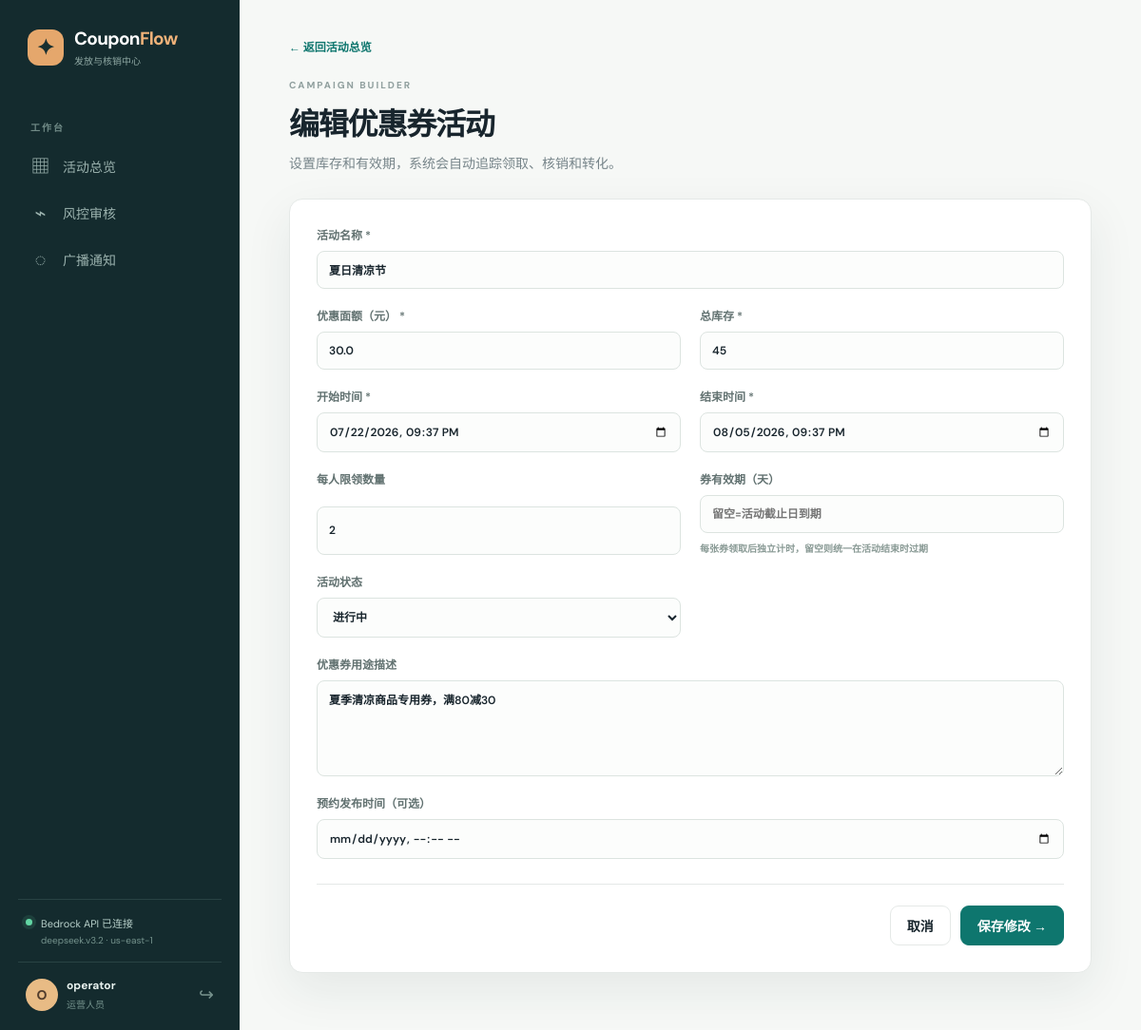
Page /operator/campaigns/2/edit (signed in) on the committed database.
### app/models.py (models this page shows, shortened)
class User(UserMixin, db.Model):
    __tablename__ = 'users'
    id = db.Column(db.Integer, primary_key=True)
    username = db.Column(db.String(80), unique=True, nullable=False, index=True)
    password_hash = db.Column(db.String(256), nullable=False)
    role = db.Column(db.String(20), nullable=False, default='user')  # operator, user, verifier, admin
    phone = db.Column(db.String(20), default='')
    age = db.Column(db.Integer, nullable=True)
    gender = db.Column(db.String(10), default='')
    hobbies = db.Column(db.String(200), default='')
    occupation = db.Column(db.String(100), default='')
    points = db.Column(db.Integer, default=0)
    last_login = db.Column(db.DateTime, default=datetime.now)
    created_at = db.Column(db.DateTime, default=datetime.now)
    coupons = db.relationship('Coupon', backref='owner', lazy='dynamic',
                              foreign_keys='Coupon.user_id')
    @property
    def password(self):
        raise AttributeError('password is not readable')

class Campaign(db.Model):
    __tablename__ = 'campaigns'
    id = db.Column(db.Integer, primary_key=True)
    name = db.Column(db.String(200), nullable=False)
    amount = db.Column(db.Float, nullable=False, default=0.0)
    stock = db.Column(db.Integer, nullable=False, default=0)
    initial_stock = db.Column(db.Integer, nullable=False, default=0)
    start_date = db.Column(db.DateTime, nullable=False)
    end_date = db.Column(db.DateTime, nullable=False)
    per_user_limit = db.Column(db.Integer, nullable=False, default=1)
    description = db.Column(db.Text, default='')
    status = db.Column(db.String(20), nullable=False, default='draft')  # draft, active, expired, cancelled
    is_scheduled = db.Column(db.Boolean, default=False)
    scheduled_time = db.Column(db.DateTime, nullable=True)
    coupon_validity_days = db.Column(db.Integer, nullable=True)  # days coupon is valid after claim; NULL = use campaign end_date
    created_by = db.Column(db.Integer, db.ForeignKey('users.id'), nullable=False)
    created_at = db.Column(db.DateTime, default=datetime.now)
    creator = db.relationship('User', backref='campaigns_created', foreign_keys=[created_by])
    coupons = db.relationship('Coupon', backref='campaign', lazy='dynamic')

### app/operator.py (the view, shortened to what this page needs)
@operator_bp.route('/campaigns/<int:campaign_id>/edit', methods=['GET', 'POST'])
def edit_campaign(campaign_id):
    campaign = Campaign.query.get_or_404(campaign_id)
    return render_template('operator/campaign_form.html',
                         campaign=campaign, is_edit=True)

### app/__init__.py (called while the page is built)
@login_manager.user_loader
def load_user(user_id):
    from app.models import User
    return User.query.get(int(user_id))

### app/ai_service.py (called while the page is built, shortened)
    @property
    def status(self) -> dict:
        if self.api_key:
            return {
                'mode': 'bedrock_api',
                'label': 'Bedrock API',
                'connected': True,
                'model': self.model_id,
                'region': self.region,
            }

### app/operator.py (called while the page is built)
@operator_bp.before_request
@login_required
@operator_required
def before_request():
    pass

### templates/operator/campaign_form.html
{% extends 'base.html' %}{% block title %}{{ '编辑活动' if is_edit else '创建活动' }} · CouponFlow{% endblock %}{% block content %}<div class="narrow-page"><a class="back-link" href="{{ url_for('operator.dashboard') }}">← 返回活动总览</a><div class="page-heading"><p class="kicker">CAMPAIGN BUILDER</p><h1>{{ '编辑优惠券活动' if is_edit else '创建优惠券活动' }}</h1><p>设置库存和有效期，系统会自动追踪领取、核销和转化。</p></div><form method="post" class="form-card"><div class="form-grid"><label class="span-2">活动名称 *<input name="name" required value="{{ campaign.name if campaign else '' }}" placeholder="例如：周末咖啡唤醒计划"></label><label>优惠面额（元） *<input name="amount" type="number" step="0.01" min="1" required value="{{ campaign.amount if campaign else '' }}" placeholder="50"></label><label>总库存 *<input name="stock" type="number" min="1" required value="{{ campaign.stock if campaign else '1' }}" placeholder="100"></label><label>开始时间 *<input name="start_date" type="datetime-local" required value="{{ campaign.start_date.strftime('%Y-%m-%dT%H:%M') if campaign else '' }}"></label><label>结束时间 *<input name="end_date" type="datetime-local" required value="{{ campaign.end_date.strftime('%Y-%m-%dT%H:%M') if campaign else '' }}"></label><label>每人限领数量<input name="per_user_limit" type="number" min="1" value="{{ campaign.per_user_limit if campaign else 1 }}"></label><label>券有效期（天）<input name="coupon_validity_days" type="number" min="1" value="{{ campaign.coupon_validity_days if campaign else '' }}" placeholder="留空=活动截止日到期"><small style="color:#889994">每张券领取后独立计时，留空则统一在活动结束时过期</small></label><label>活动状态{% if is_edit %}<select name="status"><option value="active" {% if campaign.status == 'active' %}selected{% endif %}>进行中</option><option value="draft" {% if campaign.status == 'draft' %}selected{% endif %}>草稿</option><option value="cancelled" {% if campaign.status == 'cancelled' %}selected{% endif %}>已取消</option></select>{% else %}<select name="is_scheduled"><option value="">立即发布</option><option value="on">预约发布（填写后端时间）</option></select>{% endif %}</label><label class="span-2">优惠券用途描述<textarea name="description" rows="4" placeholder="帮助 AI 理解这张券适合谁，例如：适合喜欢咖啡和轻食的用户">{{ campaign.description if campaign else '' }}</textarea></label><label class="span-2">预约发布时间（可选）<input name="scheduled_time" type="datetime-local" value="{{ campaign.scheduled_time.strftime('%Y-%m-%dT%H:%M') if campaign and campaign.scheduled_time else '' }}"></label></div><div class="form-actions"><a class="button" href="{{ url_for('operator.dashboard') }}">取消</a><button class="button button-primary" type="submit">{{ '保存修改' if is_edit else '发布活动' }} →</button></div></form></div>{% endblock %}

### templates/base.html (shortened to what this page needs)
<!doctype html>
<html lang="zh-CN">
<head>
  <link rel="stylesheet" href="{{ url_for('static', filename='css/style.css') }}">
</head>
<body>
  <div class="app-shell">
    <aside class="sidebar">
      <a class="brand" href="{{ url_for('auth.index') }}">
        <span class="brand-mark">✦</span>
        <span><strong>Coupon<span>Flow</span></strong><small>发放与核销中心</small></span>
      </a>
      {% if current_user.is_authenticated %}
      <div class="side-label">工作台</div>
      <nav class="side-nav">
        {% if current_user.role == 'operator' %}
          <a href="{{ url_for('operator.dashboard') }}" class="{% if request.endpoint == 'operator.dashboard' %}active{% endif %}"><span>▦</span>活动总览</a>
          <a href="{{ url_for('operator.risk_logs') }}" class=""><span>⌁</span>风控审核</a>
          <a href="{{ url_for('operator.notifications') }}" class="{% if request.endpoint == 'operator.notifications' %}active{% endif %}"><span>◌</span>广播通知</a>
        {% elif current_user.role == 'verifier' %}
          <a href="{{ url_for('verifier.dashboard') }}" class="{% if request.endpoint == 'verifier.dashboard' %}active{% endif %}"><span>⌕</span>现场核销</a>
          <a href="{{ url_for('verifier.history') }}" class="{% if request.endpoint == 'verifier.history' %}active{% endif %}"><span>◷</span>核销记录</a>
        {% elif current_user.role == 'admin' %}
          <a href="{{ url_for('admin_bp.dashboard') }}" class="{% if request.endpoint == 'admin_bp.dashboard' %}active{% endif %}"><span>◈</span>数据驾驶舱</a>
        {% endif %}
      </nav>
      <div class="sidebar-bottom">
        <div class="local-status"><i class="status-dot {{ 'connected' if ai_status.connected else 'fallback' }}"></i><span>{% if ai_status.connected %}{{ ai_status.label }} 已连接<small>{{ ai_status.model }} · {{ ai_status.region }}</small>{% else %}本地服务运行中<small>AI 规则降级已启用</small>{% endif %}</span></div>
        <div class="profile-mini"><span class="avatar">{{ current_user.username[:1].upper() }}</span><span><strong>{{ current_user.username }}</strong><small>{{ {'operator':'运营人员','user':'普通用户','verifier':'核销人员','admin':'管理员'}[current_user.role] }}</small></span><a href="{{ url_for('auth.logout') }}" title="退出登录">↪</a></div>
      </div>
      {% endif %}
    </aside>
    <main class="main-content">
      {% block content %}{% endblock %}
    </main>
  </div>
</body>
</html>

### static/css/style.css (style rules this page uses)
:root { --ink:#18252d;--muted:#77858a;--line:#e5e9e7;--paper:#f6f8f6;--white:#fff;--teal:#0e766e;--teal-dark:#075a55;--mint:#dff1e9;--coral:#ec765d;--yellow:#f4bf53;--purple:#8375c7;--red:#d85a51;--shadow:0 18px 50px rgba(28,52,51,.08) }
* { box-sizing:border-box }
body { margin:0;background:var(--paper);color:var(--ink);font-family:'Noto Sans SC','DM Sans',sans-serif;font-size:14px }
a { color:inherit;text-decoration:none }
button,input,select,textarea { font:inherit }
button { cursor:pointer }
h1,h2,h3,p { margin-top:0 }
h1 { font-size:32px;letter-spacing:-1.2px;margin:0 0 9px;font-weight:800 }
.app-shell { display:flex;min-height:100vh }
.sidebar { width:252px;background:#142b2e;color:#d6e5e1;padding:28px 19px 20px;display:flex;flex-direction:column;position:fixed;inset:0 auto 0 0;z-index:5 }
.brand { display:flex;gap:11px;align-items:center;color:#fff;padding:0 10px }
.brand-mark { width:38px;height:38px;border-radius:12px;background:#e5a76c;color:#172f30;display:grid;place-items:center;font-size:23px;font-weight:800 }
.brand strong { display:block;font-size:19px;letter-spacing:-.7px }
.brand strong span { color:#f0b279 }
.brand small { display:block;color:#91aaa5;font-size:10px;margin-top:3px }
.side-label { color:#718b87;font-size:10px;font-weight:700;letter-spacing:2px;margin:55px 13px 12px }
.side-nav { display:grid;gap:5px }
.side-nav a { display:flex;align-items:center;gap:13px;color:#9bb2ae;padding:12px 13px;border-radius:10px;position:relative }
.side-nav a span { font-size:20px;line-height:1;width:21px;text-align:center }
.sidebar-bottom { margin-top:auto }
.local-status { border-top:1px solid #294344;padding:16px 8px;display:flex;gap:9px;color:#b8d0ca;font-size:11px }
.local-status i,.scanner-status i { width:7px;height:7px;border-radius:50%;background:#62d6a4;box-shadow:0 0 0 4px rgba(98,214,164,.12);margin-top:4px;flex:none }
.local-status small,.profile-mini small { display:block;color:#75938d;font-size:10px;margin-top:4px }
.profile-mini { border-top:1px solid #294344;padding:16px 8px 0;display:flex;align-items:center;gap:9px }
.profile-mini strong { display:block;font-size:12px;color:#e7f1ee }
.profile-mini a { margin-left:auto;color:#76918c;font-size:19px }
.avatar { height:34px;width:34px;display:inline-grid;place-items:center;border-radius:50%;background:#e8bb85;color:#533d2d;font-weight:800 }
.main-content { margin-left:252px;flex:1;max-width:1520px;padding:40px 52px 60px }
.kicker { font-size:10px;letter-spacing:2px;color:#91a09f;font-weight:800;margin:0 0 9px }
.page-top>div p:last-child,.page-heading>p:last-child { color:var(--muted);margin-bottom:0 }
.button { border:1px solid var(--line);border-radius:9px;min-height:42px;padding:10px 17px;background:#fff;color:var(--ink);display:inline-flex;gap:8px;align-items:center;justify-content:center;font-weight:700 }
.button-primary { background:var(--teal);border-color:var(--teal);color:#fff }
.back-link { display:inline-block;color:var(--teal);font-size:12px;font-weight:700;margin-bottom:25px }
.page-heading { margin-bottom:28px }
.narrow-page { max-width:850px }
.form-card { background:#fff;border:1px solid var(--line);border-radius:14px;padding:28px;box-shadow:var(--shadow) }
.form-grid { display:grid;grid-template-columns:1fr 1fr;gap:19px 20px }
label { display:grid;gap:8px;color:#627271;font-weight:600;font-size:12px }
input,select,textarea { border:1px solid #dce4e0;border-radius:8px;background:#fcfdfc;padding:11px 12px;outline:none;color:var(--ink) }
textarea { resize:vertical;line-height:1.6 }
.span-2 { grid-column:span 2 }
.form-actions { display:flex;justify-content:flex-end;gap:10px;border-top:1px solid var(--line);padding-top:22px;margin-top:26px }
.status-dot.connected { background:#62d6a4;box-shadow:0 0 0 4px rgba(98,214,164,.12) }

### rows in the picture
User: username "O", username "operator", role "运营人员"
Campaign: name "夏日清凉节", amount "30.0", stock "45", start_date "07/22/2026 21:37", end_date "08/05/2026 21:37", per_user_limit "2", status "进行中", description "夏季清凉商品专用券，满80减30"

### other values in the picture
{{ ai_status.label }} "Bedrock API"
{{ ai_status.model }} "deepseek.v3.2"
{{ ai_status.region }} "us-east-1"
{{ '编辑优惠券活动' if is_edit else '创建优惠券活动' }} "编辑优惠券活动"
{{ '保存修改' if is_edit else '发布活动' }} "保存修改"
